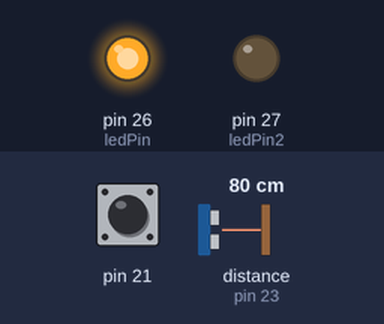
The sketch below on a simulated Arduino Mega 2560, built with avr-gcc and run on an emulated ATmega2560. On the bench: output pins drawn as LEDs (lit = HIGH). Wiring (inferred from the names in the program): ultrasonic range finder: trigger pin 22; echo pin 23. The test bench sets the inputs (shaded band); at power-on: pin 21 HIGH, distance to the obstacle (sensor on pin 23) 80 cm. The echo pulse lasts 58.3 µs per cm; pins used as bus, display or sensor lines are not drawn; what the sketch prints to the serial monitor is not drawn.

Above: at 0.1 s.
Timing chart, 0 to 1.6 s (numbered marks = the images above):
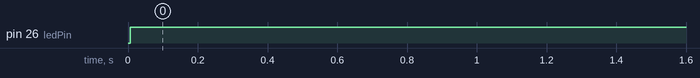

Measured:
- by itself, pin 26 (ledPin): LOW → HIGH at 0.01 s

The sketch:

FinalProject.ino
```cpp
#define FOSC 16000000// Clock Speed 16MHz
#define BAUD 9600

#include <avr/io.h>
#include <avr/interrupt.h>
#include <string.h>
#include <stdlib.h>
#include <util/delay.h>

// BAUD RATE DEFINITION
int MYUBRR = FOSC/16/BAUD-1;

// Pins used for ultrasonic sensor
// manipulation (triggers and echoes).
int trigpin = 22;
int echopin = 23;
int trigpin2 = 24;
int echopin2 = 25;

// LEDs for visual feedback
int ledPin = 26;
int ledPin2 = 27;

char buffer1[16]; // Transmission BUFFER

// Boolead for measure behaviour
// true = system performs two measures
bool doubleMeasure;

void setup() {
  // Serial communication for terminal
  Serial.begin(9600);

  // USART Config for TRXC1, RXC1 at 9600
  UBRR1H = (uint8_t)((MYUBRR)>>8);
  UBRR1L = (uint8_t)MYUBRR;
  UCSR1B |= (1<<TXEN1);
  UCSR1C = (1 << UCSZ11) | (1<<UCSZ10);

  // Pin configuration
  pinMode(trigpin, OUTPUT);
  pinMode(echopin, INPUT);
  pinMode(trigpin2, OUTPUT);
  pinMode(echopin2, INPUT);
  pinMode(ledPin, OUTPUT);
  pinMode(ledPin2, OUTPUT);

  // Starts using only one sensors
  doubleMeasure = false;

  // Enable INT0
  EIMSK |= (1<<INT0);
  sei();
}

void loop() {
  // Distance Variables
  long distance = measure(trigpin, echopin);

  // LED logic
  digitalWrite(ledPin, HIGH);
  digitalWrite(ledPin2, LOW);

  // Measure with two sensors if the variable is set
  if(doubleMeasure){
    distance += measure(trigpin2, echopin2) + 2.54;
    digitalWrite(ledPin2, HIGH);
  }

  // Serial Log
  Serial.println("Distancia sumada");
  Serial.println((long) distance);
  sprintf(buffer1,"distancia %d \n",distance);
  // Bluetooth transmission
  transmit(buffer1);
  _delay_ms(1000);

}

// Bluetooth transmission
void transmit( char *data ) {
  Serial.println(data);
  for(int x=0;x<strlen(data);x++)
  {
    while (!( UCSR1A & (1<<UDRE1)));
    UDR1 = data[x];
  }
}

long measure(int tp, int ep){
  // Perform calculation for distance, accounting
  // for time and sound's speed
  long duration, distance;
  digitalWrite(tp, HIGH);
  delayMicroseconds(1000);
  digitalWrite(tp, LOW);
  duration = pulseIn(ep, HIGH);
  distance = (duration/2)/32.3;
  return distance;
}

ISR(INT0_vect, ISR_BLOCK){
  // Toggle measuring state and add delay for
  // getting rid of signal rebound
  doubleMeasure =  !doubleMeasure;
  _delay_ms(100);
}
```
